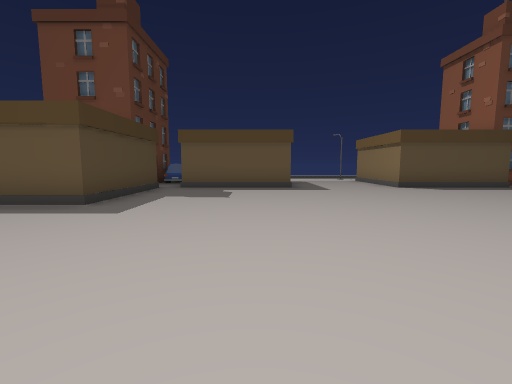
[1] (above)

12 first-person views from a walk through a scene from a Unity 3-D project. The camera is 1.4 m above the floor, tilts 6° down and sees 90° across. The floor is counted in squares, 2 m on a side. Each view is taken from the middle of a square. On the plan, view 1 faces up. The plan holds only what a view shows up to about 9 squares ahead; the rest is blank. The player is left out.

[2]
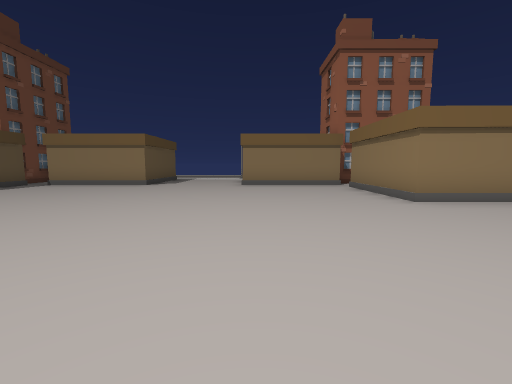

[3]
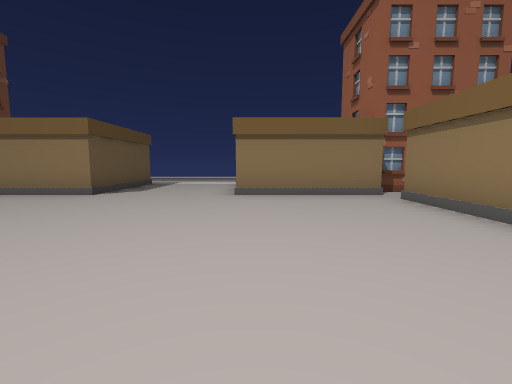

[4]
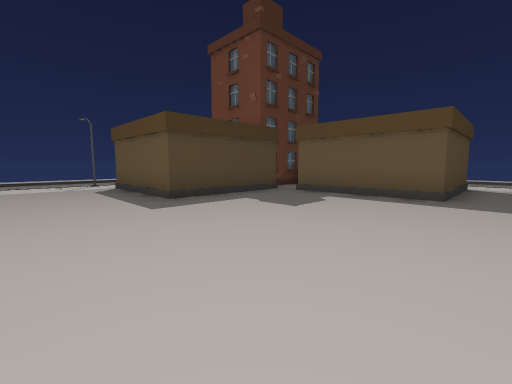

[5]
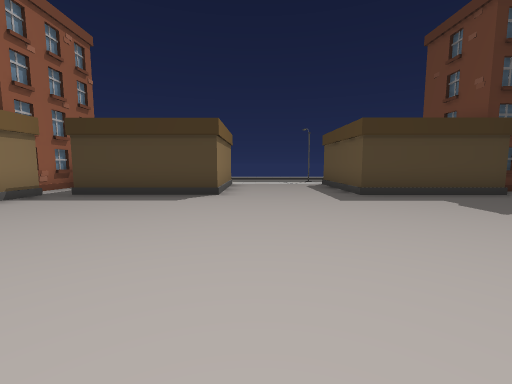

[6]
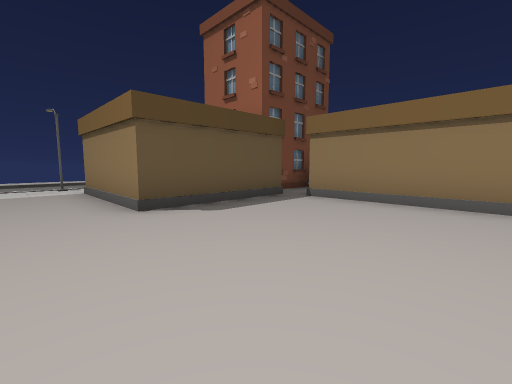

[7]
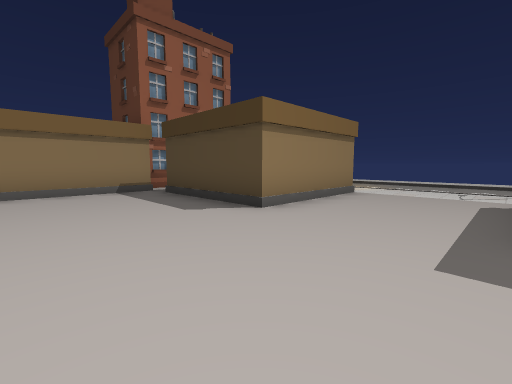

[8]
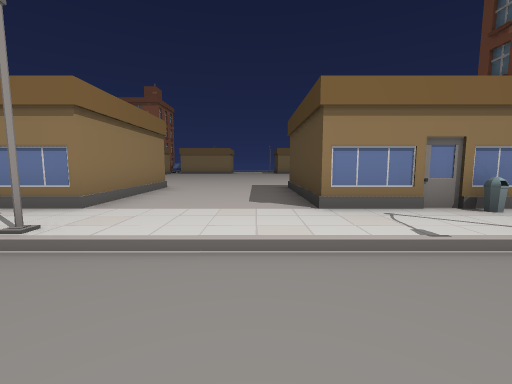

[9]
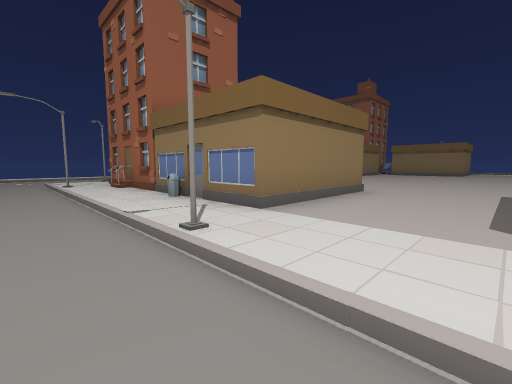

[10]
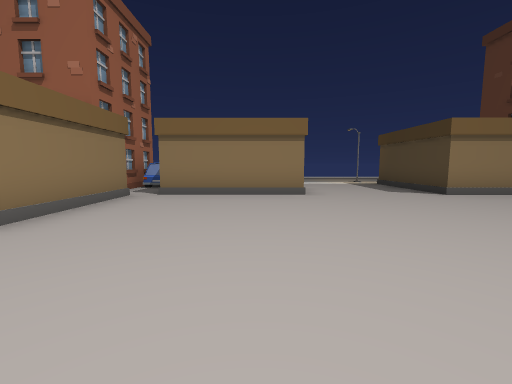

[11]
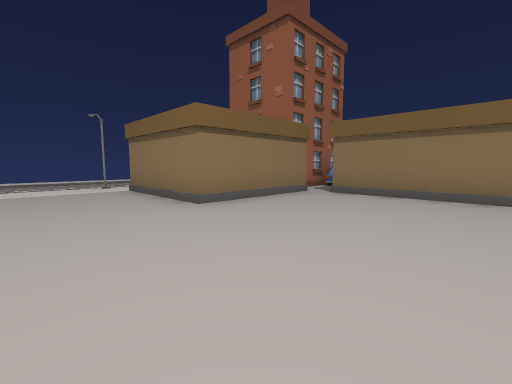

[12]
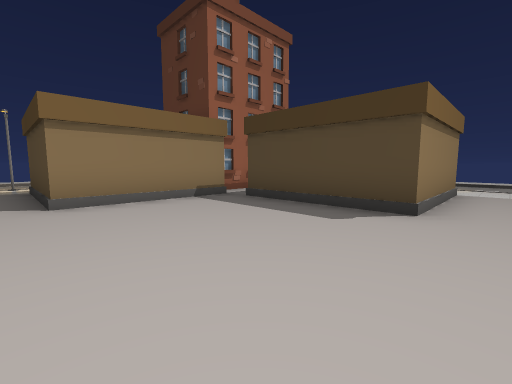

### Floor plan
Key: @ floor where view 1 was taken; # wall or solid block; . main floor; - floor 0.25 m lower than the main floor; / step, stairs or slope; H house; B bin; C car.
Columns run from 12 left of view 1 to 16 right of it. Each row starts with its distance up from view 1.
 16                //
 15               ----
 14             ---------------
 13             ////#//////#//-
 12            B.......B../../
 11           H###...H#H###H
 10              #...##  ##
  9              #...#   ##
  8          #####...####
  7          #..........#
  6          #..........#
  5       ####..........#
  4 ./--#...............####
  3 ./--/..................../ -/
  2  /--/..................../ -/
  1  /- /.####...............#
  0          #..@.......###H./
 -1          #..........#
 -2          #..........#
 -3          ####...######
 -4       H###  #...#    #
 -5             #...#   C#
 -6             H...   HC#
 -7              .
 -8              #

Positions as (right, up) in squares from view 1, and headings:
1: (0, 0), facing up
2: (-1, 0), facing right
3: (2, 0), facing right
4: (2, 2), facing up-left
5: (3, 2), facing left
6: (3, 4), facing up-right
7: (0, 4), facing down-left
8: (2, 15), facing down
9: (2, 14), facing down-right
10: (5, 3), facing down
11: (4, 3), facing down-right
12: (1, 2), facing down-left
